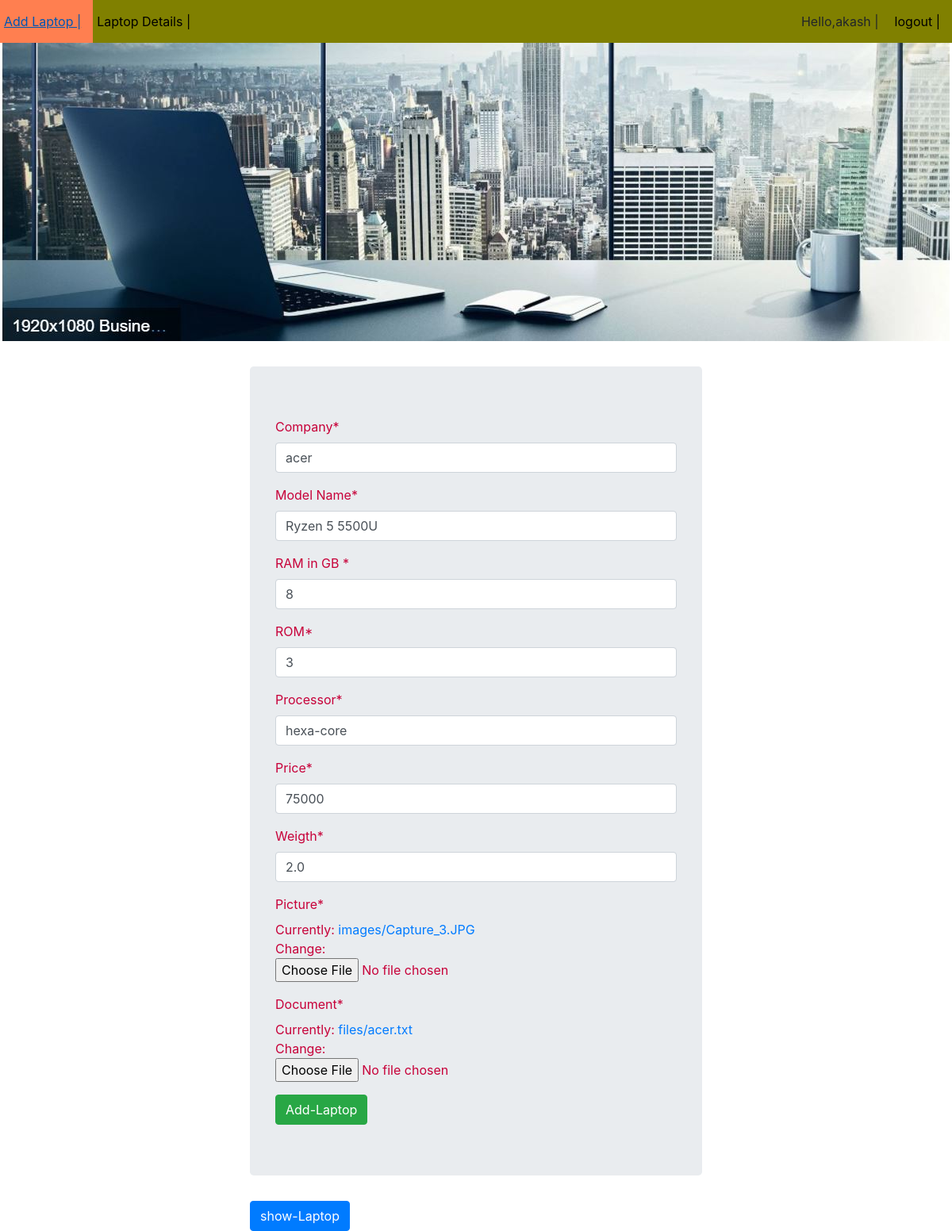
The app's page /fa/update/17/ (signed in) with its own data.
### FirstApp/models.py (models this page shows, shortened)
class Laptop(models.Model):
    company = models.CharField(max_length=50)
    model_name = models.CharField(max_length=50)
    ram = models.IntegerField()
    rom = models.IntegerField()
    processor = models.CharField(max_length=30)
    price = models.IntegerField()
    weigth = models.FloatField()
    picture = models.ImageField(upload_to='images',default='')
    document = models.FileField(upload_to='files',default='')

### FirstApp/views.py (the view)
# urls.py: path('update/<int:id>/',views.updateView,name='update'),
@login_required(login_url='login')
def updateView(request,id):
    lap_object = Laptop.objects.get(id=id)
    form = LaptopModelForm(instance=lap_object)
    if request.method == 'POST':
        form = LaptopModelForm(request.POST,form,request.FILES)
        if form.is_valid():
            form.save()
            return redirect('show')
    template_name = 'FirstApp/addlaptop.html'
    context = {'form':form}
    return render(request, template_name, context)

### FirstApp/forms.py (shortened to what this page needs)
class LaptopModelForm(forms.ModelForm):
    class Meta:
        model = Laptop
        fields = '__all__'
        labels = {
            'ram' : 'RAM in GB ',
            'rom': 'ROM',
            'model_name':'Model Name'
        }
        widgets = {'company':forms.TextInput(attrs={'placeholder':'e.g : dell,lenovo'}),
                   'model_name': forms.TextInput(attrs={'placeholder': 'eg : thinkPad,lattitude'}),
                   'ram': forms.NumberInput(attrs={'placeholder': 'eg : 2GB,4GB,8GB'}),
                   'rom':forms.NumberInput(attrs={'placeholder':'eg : 1SSD'}),
                   'processor':forms.TextInput(attrs={'placeholder':'eg : core i3,Xeon'}),
                   'price':forms.NumberInput(attrs={'placeholder':'Enter the price'}),
                   'weigth':forms.NumberInput(attrs={'placeholder':'eg : 2kg'})
                   }

### templates/FirstApp/addlaptop.html (shortened to what this page needs)
{% extends 'layout.html' %}
{% load crispy_forms_tags %}
{% block content %}
    <div class="container" style="width:50%; color:#C70039; bgcolor=lightgreen" >
        <form method="post" class="jumbotron" enctype="multipart/form-data">
            {{form|crispy}}
            <input type="submit" value="Add-Laptop" class="btn btn-success">
        </form>
    <a href="{% url 'show' %}"><button class="btn btn-primary">show-Laptop</button></a>
    </div>
{% endblock %}

### templates/layout.html (shortened to what this page needs)
<!DOCTYPE html>
{% load static %}
<html lang="en">
<head>
    <link rel="stylesheet" href="https://cdn.jsdelivr.net/npm/bootstrap@4.6.1/dist/css/bootstrap.min.css">
    <link rel="stylesheet" href="{% static 'FirstApp/style.css' %}">
</head>
<body>
<div class="third">
    <ul class="mynavbar">
        <li><a  href="{% url 'add' %}">Add Laptop |</a></li>
        <li><a href="{% url 'show' %}">Laptop Details |</a></li>
        <span class="authlinks">
            {% if user.is_authenticated %}
                <li><a> Hello,{{user.username}} |</a></li>
                <li><a href="{% url 'logout' %}"> logout |</a></li>
            {% else %}
                <li><a href="{% url 'login' %}"> login |</a></li>
                <li><a href="{% url 'register' %}"> Register |</a></li>
            {% endif %}
        </span>
    </ul>
    <br><br><br><br><br><br><br><br><br><br><br><br><br><br><br><br><br>
    {% block content %}{% endblock %}
</div>
</body>
</html>

### static/FirstApp/style.css (style rules this page uses)
.mynavbar { background-color : olive; list-style-type : none; overflow : hidden; margin : 0; padding :0; }
li { float : left; }
li a { padding:15px 15px 15px 5px; color : black; display : block; }
.authlinks { float:right; }
body { background-image: url("Capture_1.JPG"); background-repeat: no-repeat; }

### records on screen
Laptop: company "acer", model_name "Ryzen 5 5500U", ram "8", rom "3", processor "hexa-core", price "75000", weigth "2.0"

### other values on screen
{{ user.username }} "akash"
